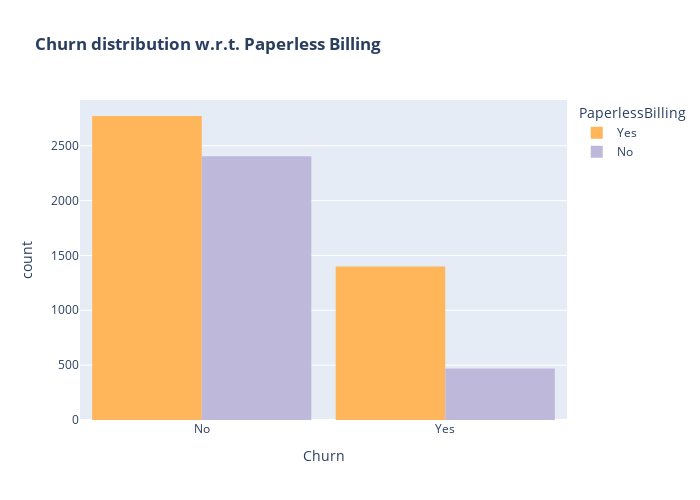

This figure's notebook cell:
### Code cell
# Exercise: another plot with other variables
# Plot churning wrt Paperless billing

color_map = {"Yes": '#ffb55a', "No": '#beb9db'}
fig = px.histogram(cust_data, x="Churn", color="PaperlessBilling", barmode='group',  title="<b>Churn distribution w.r.t. Paperless Billing</b>", color_discrete_map=color_map)
fig.update_layout(width=700, height=500, bargap=0.1)
fig.show()

### Figure 1 — Plotly figure (JSON) as saved in the notebook; plotly's stock layout.template omitted (floating-point values rounded to 4 significant figures; data arrays with more than 128 entries replaced by an {"elided": "..."} marker saying what was removed)
{"data": [{"alignmentgroup": "True", "bingroup": "x", "hovertemplate": "PaperlessBilling=Yes<br>Churn=%{x}<br>count=%{y}<extra></extra>", "legendgroup": "Yes", "marker": {"color": "#ffb55a", "pattern": {"shape": ""}}, "name": "Yes", "offsetgroup": "Yes", "orientation": "v", "showlegend": true, "type": "histogram", "x": {"elided": "4171 str values"}, "xaxis": "x", "yaxis": "y"}, {"alignmentgroup": "True", "bingroup": "x", "hovertemplate": "PaperlessBilling=No<br>Churn=%{x}<br>count=%{y}<extra></extra>", "legendgroup": "No", "marker": {"color": "#beb9db", "pattern": {"shape": ""}}, "name": "No", "offsetgroup": "No", "orientation": "v", "showlegend": true, "type": "histogram", "x": {"elided": "2872 str values"}, "xaxis": "x", "yaxis": "y"}], "layout": {"bargap": 0.1, "barmode": "group", "height": 500, "legend": {"title": {"text": "PaperlessBilling"}, "tracegroupgap": 0}, "title": {"text": "<b>Churn distribution w.r.t. Paperless Billing</b>"}, "width": 700, "xaxis": {"anchor": "y", "domain": [0, 1], "title": {"text": "Churn"}}, "yaxis": {"anchor": "x", "domain": [0, 1], "title": {"text": "count"}}}}
